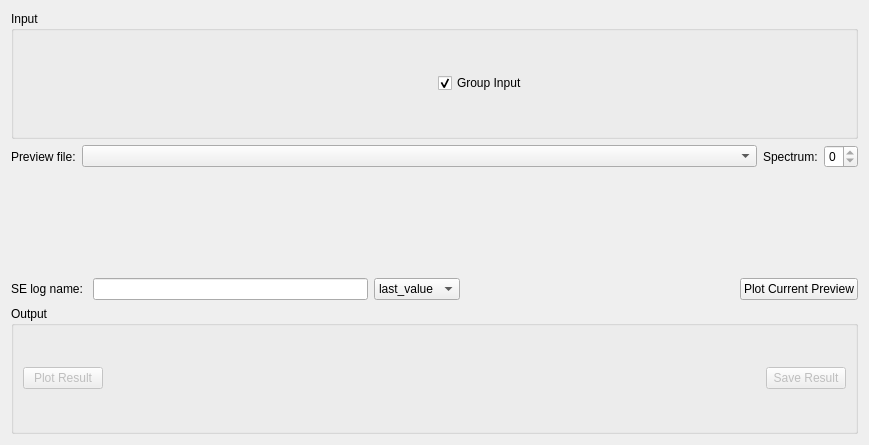
<?xml version="1.0" encoding="UTF-8"?>
<ui version="4.0">
 <class>Elwin</class>
 <widget class="QWidget" name="Elwin">
  <property name="geometry">
   <rect>
    <x>0</x>
    <y>0</y>
    <width>869</width>
    <height>445</height>
   </rect>
  </property>
  <property name="windowTitle">
   <string>Form</string>
  </property>
  <layout class="QVBoxLayout" name="layoutElwin">
   <item>
    <widget class="QGroupBox" name="gbInput">
     <property name="title">
      <string>Input</string>
     </property>
     <layout class="QHBoxLayout" name="horizontalLayout_16">
      <item>
       <widget class="MantidQt::API::MWRunFiles" name="dsInputFiles" native="true">
        <property name="sizePolicy">
         <sizepolicy hsizetype="Preferred" vsizetype="Fixed">
          <horstretch>0</horstretch>
          <verstretch>41</verstretch>
         </sizepolicy>
        </property>
        <property name="findRunFiles" stdset="0">
         <bool>false</bool>
        </property>
        <property name="label" stdset="0">
         <string>Input File</string>
        </property>
        <property name="multipleFiles" stdset="0">
         <bool>true</bool>
        </property>
        <property name="fileExtensions" stdset="0">
         <stringlist>
          <string>_red.nxs</string>
          <string>_sqw.nxs</string>
         </stringlist>
        </property>
       </widget>
      </item>
      <item>
       <widget class="QCheckBox" name="ckGroupInput">
        <property name="text">
         <string>Group Input</string>
        </property>
        <property name="checked">
         <bool>true</bool>
        </property>
       </widget>
      </item>
     </layout>
    </widget>
   </item>
   <item>
    <layout class="QHBoxLayout" name="loElwinOptions">
     <item>
      <layout class="QVBoxLayout" name="properties"/>
     </item>
     <item>
      <layout class="QVBoxLayout" name="loPlotAndOptions">
       <item>
        <layout class="QHBoxLayout" name="loPreviewSelection">
         <item>
          <widget class="QLabel" name="lbPreviewFile">
           <property name="text">
            <string>Preview file:</string>
           </property>
          </widget>
         </item>
         <item>
          <widget class="QComboBox" name="cbPreviewFile">
           <property name="sizePolicy">
            <sizepolicy hsizetype="Expanding" vsizetype="Fixed">
             <horstretch>0</horstretch>
             <verstretch>0</verstretch>
            </sizepolicy>
           </property>
          </widget>
         </item>
         <item>
          <widget class="QLabel" name="lbPreviewSpec">
           <property name="text">
            <string>Spectrum:</string>
           </property>
          </widget>
         </item>
         <item>
          <widget class="QSpinBox" name="spPreviewSpec">
           <property name="maximum">
            <number>0</number>
           </property>
          </widget>
         </item>
        </layout>
       </item>
       <item>
        <widget class="MantidQt::MantidWidgets::PreviewPlot" name="ppPlot" native="true">
         <property name="canvasColour" stdset="0">
          <color>
           <red>255</red>
           <green>255</green>
           <blue>255</blue>
          </color>
         </property>
        </widget>
       </item>
      </layout>
     </item>
    </layout>
   </item>
   <item>
    <layout class="QHBoxLayout" name="loSampleLog">
     <item>
      <widget class="QLabel" name="label_2">
       <property name="text">
        <string>SE log name: </string>
       </property>
      </widget>
     </item>
     <item>
      <widget class="QLineEdit" name="leLogName">
       <property name="text">
        <string/>
       </property>
      </widget>
     </item>
     <item>
      <widget class="QComboBox" name="leLogValue">
       <item>
        <property name="text">
         <string>last_value</string>
        </property>
       </item>
       <item>
        <property name="text">
         <string>average</string>
        </property>
       </item>
      </widget>
     </item>
     <item>
      <spacer name="horizontalSpacer_2">
       <property name="orientation">
        <enum>Qt::Horizontal</enum>
       </property>
       <property name="sizeHint" stdset="0">
        <size>
         <width>40</width>
         <height>20</height>
        </size>
       </property>
      </spacer>
     </item>
     <item>
      <widget class="QPushButton" name="pushButton">
       <property name="text">
        <string>Plot Current Preview</string>
       </property>
      </widget>
     </item>
    </layout>
   </item>
   <item>
    <widget class="QGroupBox" name="gbOutput">
     <property name="title">
      <string>Output</string>
     </property>
     <layout class="QHBoxLayout" name="horizontalLayout_5">
      <item>
       <widget class="QPushButton" name="pbPlot">
        <property name="enabled">
         <bool>false</bool>
        </property>
        <property name="text">
         <string>Plot Result</string>
        </property>
       </widget>
      </item>
      <item>
       <spacer name="horizontalSpacer_1">
        <property name="orientation">
         <enum>Qt::Horizontal</enum>
        </property>
        <property name="sizeHint" stdset="0">
         <size>
          <width>40</width>
          <height>20</height>
         </size>
        </property>
       </spacer>
      </item>
      <item>
       <widget class="QPushButton" name="pbSave">
        <property name="enabled">
         <bool>false</bool>
        </property>
        <property name="text">
         <string>Save Result</string>
        </property>
       </widget>
      </item>
     </layout>
    </widget>
   </item>
  </layout>
 </widget>
 <customwidgets>
  <customwidget>
   <class>MantidQt::MantidWidgets::PreviewPlot</class>
   <extends>QWidget</extends>
   <header>MantidQtMantidWidgets/PreviewPlot.h</header>
   <container>1</container>
  </customwidget>
  <customwidget>
   <class>MantidQt::API::MWRunFiles</class>
   <extends>QWidget</extends>
   <header>MantidQtAPI/MWRunFiles.h</header>
  </customwidget>
 </customwidgets>
 <resources/>
 <connections/>
</ui>
